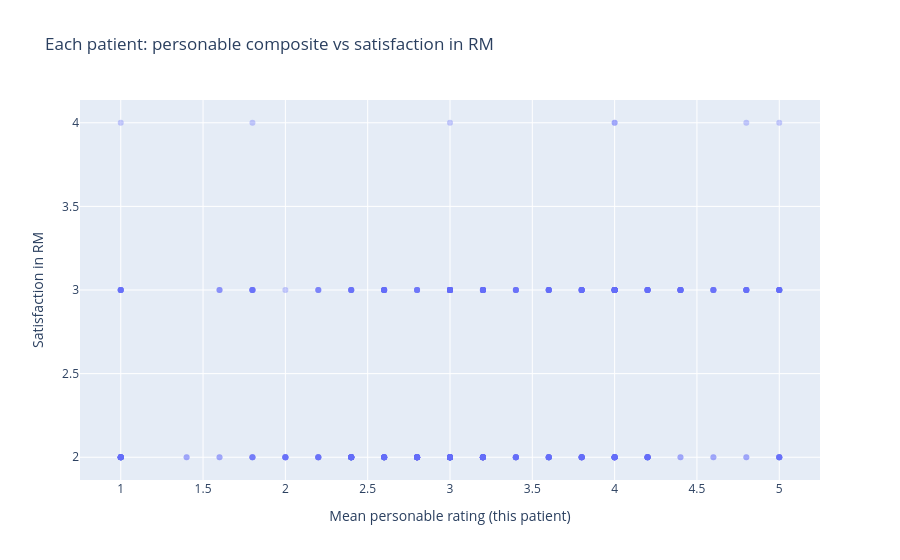
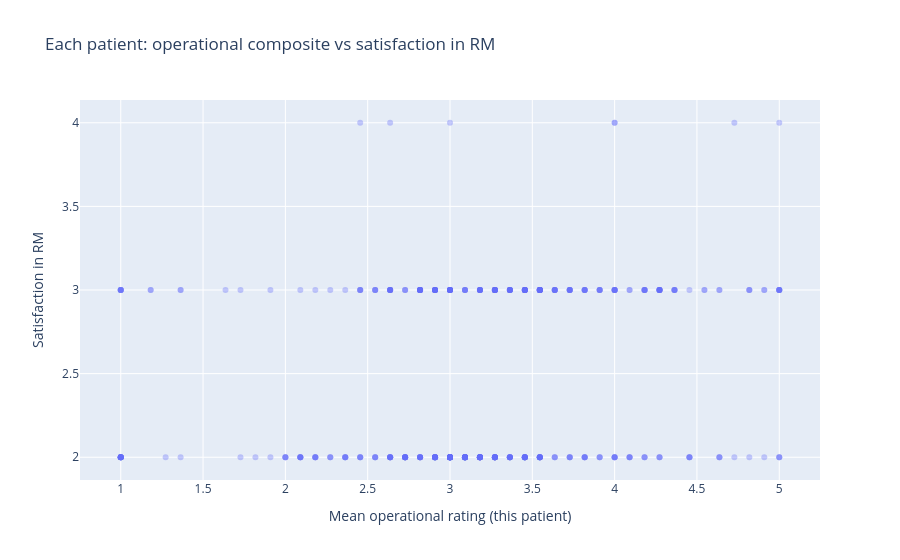

Notebook cell for these charts, in order:
### Code cell
# Each dot = one patient: composite score vs satisfaction in RM
# (composite = mean of that group's items for that patient, same columns as the two-bar chart above)

import plotly.express as px

sat = "satisfaction in RM"
personable = [
    "Quality/experience dr.",
    "Admin procedures",
    "Specialists avaliable",
    "friendly health care workers",
    "Communication with dr",
]
operational = [c for c in df.columns if c not in personable and c != sat]

pat = df.copy()
pat["personable_avg"] = df[personable].mean(axis=1)
pat["operational_avg"] = df[operational].mean(axis=1)

fig_personable = px.scatter(
    pat,
    x="personable_avg",
    y=sat,
    opacity=0.35,
    title="Each patient: personable composite vs satisfaction in RM",
    labels={
        "personable_avg": "Mean personable rating (this patient)",
        sat: "Satisfaction in RM",
    },
)
fig_personable.show()

fig_operational = px.scatter(
    pat,
    x="operational_avg",
    y=sat,
    opacity=0.35,
    title="Each patient: operational composite vs satisfaction in RM",
    labels={
        "operational_avg": "Mean operational rating (this patient)",
        sat: "Satisfaction in RM",
    },
)
fig_operational.show()

### Figure 1 — Plotly figure (JSON) as saved in the notebook; plotly's stock layout.template omitted (floating-point values rounded to 4 significant figures; data arrays with more than 128 entries replaced by an {"elided": "..."} marker saying what was removed)
{"data": [{"hovertemplate": "Mean personable rating (this patient)=%{x}<br>Satisfaction in RM=%{y}<extra></extra>", "legendgroup": "", "marker": {"color": "#636efa", "opacity": 0.35, "symbol": "circle"}, "mode": "markers", "name": "", "orientation": "v", "showlegend": false, "type": "scatter", "x": {"elided": "452 float values"}, "xaxis": "x", "y": {"elided": "452 float values"}, "yaxis": "y"}], "layout": {"legend": {"tracegroupgap": 0}, "title": {"text": "Each patient: personable composite vs satisfaction in RM"}, "xaxis": {"anchor": "y", "domain": [0, 1], "title": {"text": "Mean personable rating (this patient)"}}, "yaxis": {"anchor": "x", "domain": [0, 1], "title": {"text": "Satisfaction in RM"}}}}

### Figure 2 — Plotly figure (JSON) as saved in the notebook; plotly's stock layout.template omitted (floating-point values rounded to 4 significant figures; data arrays with more than 128 entries replaced by an {"elided": "..."} marker saying what was removed)
{"data": [{"hovertemplate": "Mean operational rating (this patient)=%{x}<br>Satisfaction in RM=%{y}<extra></extra>", "legendgroup": "", "marker": {"color": "#636efa", "opacity": 0.35, "symbol": "circle"}, "mode": "markers", "name": "", "orientation": "v", "showlegend": false, "type": "scatter", "x": {"elided": "452 float values"}, "xaxis": "x", "y": {"elided": "452 float values"}, "yaxis": "y"}], "layout": {"legend": {"tracegroupgap": 0}, "title": {"text": "Each patient: operational composite vs satisfaction in RM"}, "xaxis": {"anchor": "y", "domain": [0, 1], "title": {"text": "Mean operational rating (this patient)"}}, "yaxis": {"anchor": "x", "domain": [0, 1], "title": {"text": "Satisfaction in RM"}}}}
